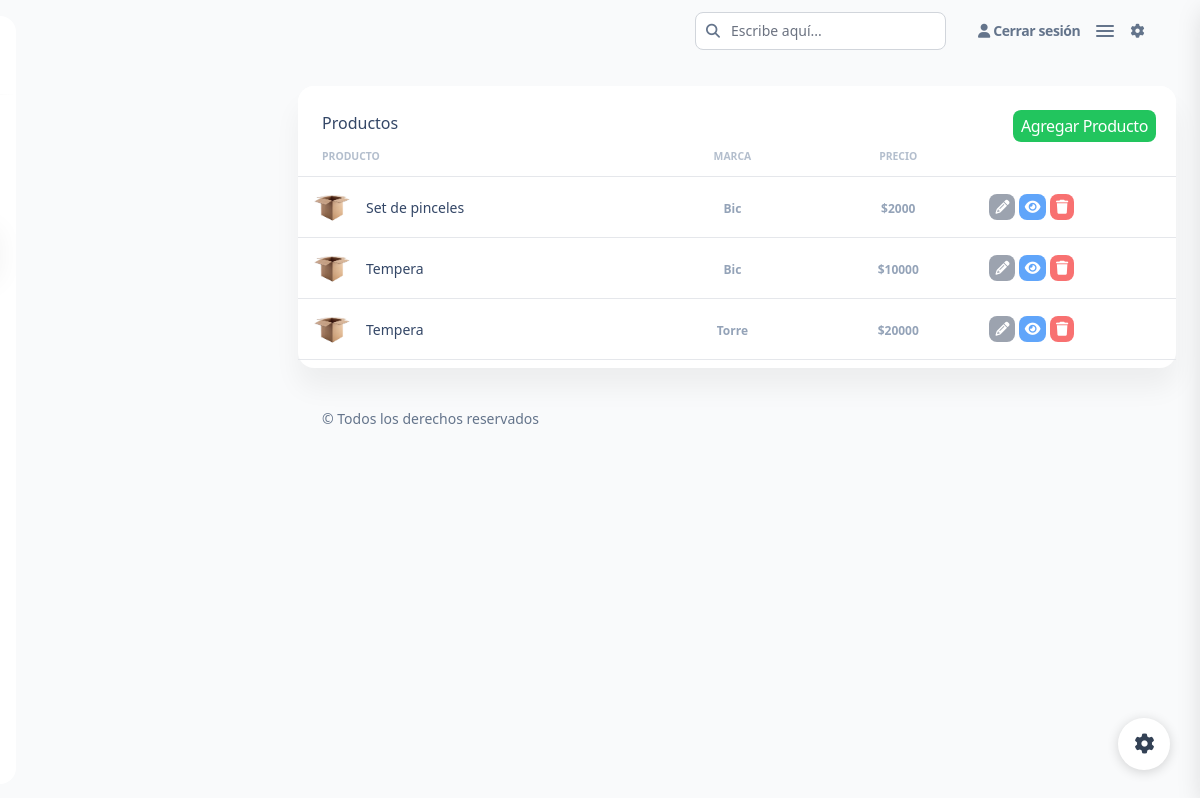
Screenshot of /dashboard/productos (signed in) with the database file from the repository.
### core/models.py (models this page shows, shortened)
class Producto(models.Model):
    Nombre = models.CharField(max_length=50)
    Marca = models.ForeignKey(Marca, on_delete=models.CASCADE)
    Cantidad = models.FloatField(default=0)
    Precio = models.FloatField(default=0)
    Descripcion = models.CharField(max_length=1000)
    Imagen = models.ImageField(upload_to='productos', null=True, blank=True)

class Marca(models.Model):
    Nombre = models.CharField(max_length=100)
    def __str__(self):
        return self.Nombre

### core/views.py (the view)
# urls.py: path('dashboard/productos', dashboardProductos, name='dashboard-productos'),
@permission_required('core.view_producto')
def dashboardProductos(request):
    productos = Producto.objects.all().order_by('id')
    aux = {
        'segment': 'productos',
        'productos': productos,
    }
    return render(request, 'core/pages/dashboard/productos/index.html', aux)

### core/templates/core/pages/dashboard/productos/index.html
{% extends 'core/layouts/base-dashboard.html' %}
{% load static %}
{% block content %}
  <div class="w-full px-6 py-6 mx-auto">
    <div class="flex flex-wrap -mx-3">
      <div class="flex-none w-full max-w-full px-3">
        <div class="relative flex flex-col min-w-0 mb-6 break-words bg-white border-0 border-transparent border-solid shadow-soft-xl rounded-2xl bg-clip-border">
          <div class="p-6 pb-0 mb-0 bg-white border-b-0 border-b-solid rounded-t-2xl border-b-transparent">
            <h6>Productos</h6>
            <a href="{% url 'agregar_producto' %}" class="bg-green-500 py-1 px-2 rounded-lg absolute top-6 right-5 text-white">Agregar Producto</a>
          </div>
          <div class="flex-auto px-0 pt-0 pb-2">
            <div class="p-0 overflow-x-auto">
              <table class="items-center w-full mb-0 align-top border-gray-200 text-slate-500">
                <thead class="align-bottom">
                  <tr>
                    <th class="px-6 py-3 font-bold text-left uppercase align-middle bg-transparent border-b border-gray-200 shadow-none text-xxs border-b-solid tracking-none whitespace-nowrap text-slate-400 opacity-70">Producto</th>
                    <th class="px-6 py-3 font-bold text-center uppercase align-middle bg-transparent border-b border-gray-200 shadow-none text-xxs border-b-solid tracking-none whitespace-nowrap text-slate-400 opacity-70">Marca</th>
                    <th class="px-6 py-3 font-bold text-center uppercase align-middle bg-transparent border-b border-gray-200 shadow-none text-xxs border-b-solid tracking-none whitespace-nowrap text-slate-400 opacity-70">Precio</th>
                    <th class="px-6 py-3 font-semibold capitalize align-middle bg-transparent border-b border-gray-200 border-solid shadow-none tracking-none whitespace-nowrap text-slate-400 opacity-70"></th>
                  </tr>
                </thead>
                <tbody>
                  {% for producto in productos %}
                    <tr>
                      <td class="p-2 align-middle bg-transparent border-b whitespace-nowrap shadow-transparent">
                        <div class="flex px-2 py-1">
                          <div>
                            <img src="{% if producto.Imagen %}{{ producto.Imagen.url }}{% else %}{% static 'core/Img/box.jpg' %}{% endif %}" class="inline-flex items-center justify-center mr-4 text-white transition-all duration-200 ease-soft-in-out text-sm h-9 w-9 rounded-xl" alt="{{ producto.Nombre }}" />
                          </div>
                          <div class="flex flex-col justify-center">
                            <h6 class="mb-0 leading-normal text-sm">{{ producto.Nombre }}</h6>
                          </div>
                        </div>
                      </td>
                      <td class="p-2 leading-normal text-center align-middle bg-transparent border-b text-sm whitespace-nowrap shadow-transparent">
                        <span class="font-semibold leading-tight text-xs text-slate-400">{{ producto.Marca }}</span>
                      </td>
                      <td class="p-2 text-center align-middle bg-transparent border-b whitespace-nowrap shadow-transparent">
                        <span class="font-semibold leading-tight text-xs text-slate-400">${{ producto.Precio|floatformat:"-1" }}</span>
                      </td>
                      <td class="p-2 align-middle bg-transparent border-b whitespace-nowrap shadow-transparent">
                        {% if perms.core.change_producto %}
                        <a href="{% url 'actualizar_producto' producto.id %}" >
                          <i class="fa-solid fa-pencil leading-none text-sm text-white bg-gray-400 p-1.5 rounded-lg"></i>
                        </a>
                        {% endif %}
                        {% if perms.core.view_producto %}
                        <a href="{% url 'detalle_producto' producto.id %}" >
                          <i class="fa-solid fa-eye leading-none text-sm text-white bg-blue-400 p-1.5 rounded-lg"></i>
                        </a>
                        {% endif %}
                        {% if perms.core.delete_producto %}
                        <button onclick="eliminarProducto({{ producto.id }})" >
                          <i class="fa-solid fa-trash leading-none text-sm text-white bg-red-400 p-1.5 rounded-lg"></i>
                        </button>
                        {% endif %}
                      </td>
                    </tr>
                  {% endfor %}
                </tbody>
              </table>
            </div>
          </div>
        </div>
      </div>
    </div>
    {% include 'core/includes/footer.html' %}
  </div>
{% endblock content %}

### core/templates/core/layouts/base-dashboard.html (shortened to what this page needs)
<!DOCTYPE html>
<html lang="en">
<head>
    {% include 'core/includes/head.html' %}
</head>
<body class="m-0 font-sans antialiased font-normal text-base leading-default bg-gray-50 text-slate-500">
    {% block sidebar %}
        {% include 'core/includes/sidebar.html' %}
    {% endblock sidebar %}
    <main class="ease-soft-in-out xl:ml-68.5 relative h-full max-h-screen rounded-xl transition-all duration-200">
        {% block navigation %}
            {% include 'core/includes/navigation.html' %}
        {% endblock navigation %}
        {% block content %}{% endblock content %}
    </main>
</body>
{% include 'core/includes/fixed_plugin.html' %}
</html>

### core/templates/core/includes/head.html (shortened to what this page needs)
{% load static %}
<link rel="stylesheet" href="https://cdnjs.cloudflare.com/ajax/libs/font-awesome/6.5.1/css/all.min.css"
 />
<link href="{% static 'core/assets/css/nucleo-icons.min.css' %}" rel="stylesheet" />
<link href="{% static 'core/assets/css/nucleo-svg.min.css' %}" rel="stylesheet" />
<link href="{% static 'core/assets/css/soft-ui-dashboard-tailwind.min.css' %}?v=1.0.4" rel="stylesheet" />
<script src="https://cdn.tailwindcss.com"></script>

### core/templates/core/includes/sidebar.html (shortened to what this page needs)
{% load static %}
<aside class="max-w-62.5 ease-nav-brand z-990 fixed inset-y-0 my-4 ml-4 block w-full -translate-x-full flex-wrap items-center justify-between overflow-y-auto rounded-2xl border-0 bg-white p-0 antialiased shadow-none transition-transform duration-200 xl:left-0 xl:translate-x-0 xl:bg-transparent">
  <div class="h-19.5">
    <a class="block px-8 py-6 m-0 text-sm whitespace-nowrap text-slate-700" href="{% url 'index' %}">
    </a>
  </div>
  <hr class="h-px mt-0 bg-transparent bg-gradient-to-r from-transparent via-black/40 to-transparent" />
  <div class="items-center block w-auto max-h-screen overflow-auto h-sidenav grow basis-full">
    {% include 'core/includes/menu-list.html' %}
  </div>
</aside>

### core/templates/core/includes/menu-list.html (shortened to what this page needs)
{% load static %}
<ul class="flex flex-col pl-0 mb-0">
  {% if request.user.is_authenticated %}
  <li class="mt-0.5 w-full">
  </li>
  {% if perms.core.view_user %}
  <li class="mt-0.5 w-full">
  </li>
  {% endif %}
  {% if perms.core.view_producto %}
  <li class="mt-0.5 w-full">
  </li>
  {% endif %}
  {% if perms.core.view_artista %}
  <li class="mt-0.5 w-full">
  </li>
  {% endif %}
  {% endif %}
</ul>

### core/templates/core/includes/navigation.html (shortened to what this page needs)
{% load static %}
<nav class="relative flex flex-wrap items-center justify-between px-0 py-2 mx-6 transition-all shadow-none duration-250 ease-soft-in rounded-2xl lg:flex-nowrap lg:justify-start" navbar-main navbar-scroll="true">
  <div class="flex items-center justify-between w-full px-4 py-1 mx-auto flex-wrap-inherit">
    <div class="flex items-center mt-2 grow sm:mt-0 sm:mr-6 md:mr-0 lg:flex lg:basis-auto">
      <div class="flex items-center md:ml-auto md:pr-4">
        <div class="relative flex flex-wrap items-stretch w-full transition-all rounded-lg ease-soft">
          <span class="text-sm ease-soft leading-5.6 absolute z-50 -ml-px flex h-full items-center whitespace-nowrap rounded-lg rounded-tr-none rounded-br-none border border-r-0 border-transparent bg-transparent py-2 px-2.5 text-center font-normal text-slate-500 transition-all">
            <i class="fas fa-search"></i>
          </span>
          <input type="text" class="pl-8.75 text-sm focus:shadow-soft-primary-outline ease-soft w-1/100 leading-5.6 relative -ml-px block min-w-0 flex-auto rounded-lg border border-solid border-gray-300 bg-white bg-clip-padding py-2 pr-3 text-gray-700 transition-all placeholder:text-gray-500 focus:border-fuchsia-300 focus:outline-none focus:transition-shadow" placeholder="Escribe aquí..." />
        </div>
      </div>
      <ul class="flex flex-row justify-end pl-0 mb-0 list-none md-max:w-full">
        <li class="flex items-center">
          <a href="{% url 'logout' %}" class="block px-0 py-2 font-semibold transition-all ease-nav-brand text-sm text-slate-500">
            <i class="fa fa-user ml-4"></i>
            <span class="sm:inline">Cerrar sesión</span>
          </a>
        </li>
        <li class="flex items-center pl-4 xl:hidden">
          <a href="javascript:;" class="block p-0 transition-all ease-nav-brand text-sm text-slate-500" sidenav-trigger>
            <div class="w-4.5 overflow-hidden">
              <i class="ease-soft mb-0.75 relative block h-0.5 rounded-sm bg-slate-500 transition-all"></i>
              <i class="ease-soft mb-0.75 relative block h-0.5 rounded-sm bg-slate-500 transition-all"></i>
              <i class="ease-soft relative block h-0.5 rounded-sm bg-slate-500 transition-all"></i>
            </div>
          </a>
        </li>
        <li class="flex items-center px-4">
          <a href="javascript:;" class="p-0 transition-all text-sm ease-nav-brand text-slate-500">
            <i fixed-plugin-button-nav class="cursor-pointer fa fa-cog"></i>
          </a>
        </li>
      </ul>
    </div>
  </div>
</nav>

### core/templates/core/includes/footer.html
<footer class="pt-4">
  <div class="w-full px-6 mx-auto">
    <div class="flex flex-wrap items-center -mx-3 lg:justify-between">
      <div class="w-full max-w-full px-3 mt-0 mb-6 shrink-0 lg:mb-0 lg:w-1/2 lg:flex-none">
        <div class="leading-normal text-center text-sm text-slate-500 lg:text-left w-80">
          &copy;
          Todos los derechos reservados
        </div>
      </div>
    </div>
  </div>
</footer>

### core/templates/core/includes/fixed_plugin.html (shortened to what this page needs)
<div fixed-plugin>
  <a fixed-plugin-button class="bottom-7.5 right-7.5 text-xl z-990 shadow-soft-lg rounded-circle fixed cursor-pointer bg-white px-4 py-2 text-slate-700">
    <i class="py-2 pointer-events-none fa fa-cog"> </i>
  </a>
</div>

### core/templates/core/includes/scripts.html (shortened to what this page needs)
{% load static %}

### core/templates/core/includes/soft-ui-dashboard-tailwind.html (shortened to what this page needs)
{% load static %}

### rows the page displays
Producto: Nombre "Set de pinceles", Marca "Bic", Precio "2000"
Producto: Nombre "Tempera", Marca "Bic", Precio "10000"
Producto: Nombre "Tempera", Marca "Torre", Precio "20000"
